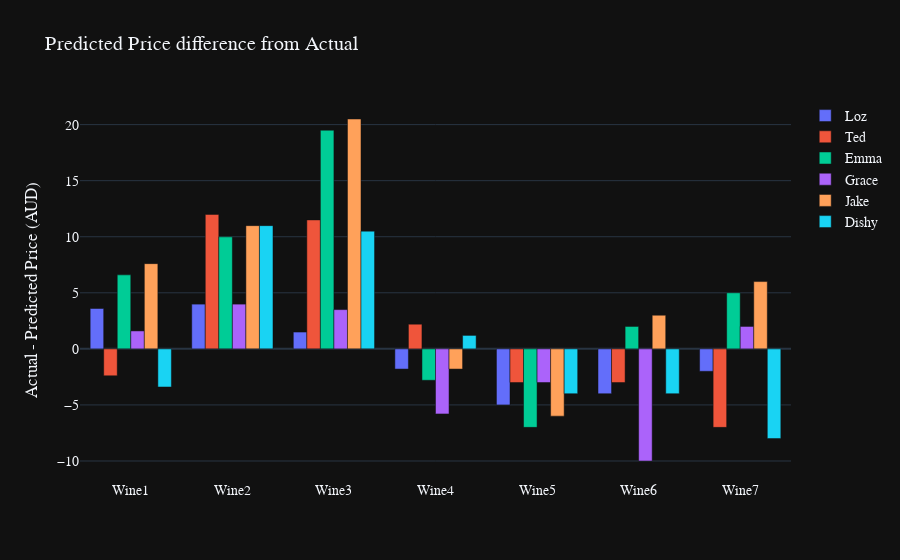

The code cell stored with this chart in its notebook:
### Code cell
x = list(wine_value.columns)
y0 = list(wine_value.iloc[0].values)
y1 = list(wine_value.iloc[1].values)
y2 = list(wine_value.iloc[2].values)
y3 = list(wine_value.iloc[3].values)
y4 = list(wine_value.iloc[4].values)
y5 = list(wine_value.iloc[5].values)

fig = go.Figure(data=[
    go.Bar(name='Loz', x=x, y=y0),
    go.Bar(name='Ted', x=x, y=y1),
    go.Bar(name='Emma', x=x, y=y2),
    go.Bar(name='Grace', x=x, y=y3),
    go.Bar(name='Jake', x=x, y=y4),
    go.Bar(name='Dishy', x=x, y=y5),
])
# Change the bar mode
fig.update_layout(title='Predicted Price difference from Actual',
                    barmode='group',
                  font = dict(family = "Arial", size=14),
                 yaxis=dict(
                    title='Actual - Predicted Price (AUD)')
                 )
fig = go.FigureWidget(fig)
fig.layout.template = 'plotly_dark'
fig.show()

### Figure 1 — Plotly figure (JSON) as saved in the notebook; plotly's stock layout.template omitted (floating-point values rounded to 4 significant figures)
{"data": [{"name": "Loz", "type": "bar", "uid": "5257d998-bfb4-43c4-b935-76ed177ab94d", "x": ["Wine1", "Wine2", "Wine3", "Wine4", "Wine5", "Wine6", "Wine7"], "y": [3.6, 3.99, 1.5, -1.8, -5, -4, -2]}, {"name": "Ted", "type": "bar", "uid": "8e4db435-2311-41a0-af47-eaccd5d48831", "x": ["Wine1", "Wine2", "Wine3", "Wine4", "Wine5", "Wine6", "Wine7"], "y": [-2.4, 11.99, 11.5, 2.2, -3, -3, -7]}, {"name": "Emma", "type": "bar", "uid": "bb53f145-91a9-4b9a-9c1f-98987b22d6c5", "x": ["Wine1", "Wine2", "Wine3", "Wine4", "Wine5", "Wine6", "Wine7"], "y": [6.6, 9.99, 19.5, -2.8, -7, 2, 5]}, {"name": "Grace", "type": "bar", "uid": "5d6db504-d4c8-4dda-a407-7456787ad856", "x": ["Wine1", "Wine2", "Wine3", "Wine4", "Wine5", "Wine6", "Wine7"], "y": [1.6, 3.99, 3.5, -5.8, -3, -10, 2]}, {"name": "Jake", "type": "bar", "uid": "d5f88b6a-b418-486f-acb4-d990439b044c", "x": ["Wine1", "Wine2", "Wine3", "Wine4", "Wine5", "Wine6", "Wine7"], "y": [7.6, 10.99, 20.5, -1.8, -6, 3, 6]}, {"name": "Dishy", "type": "bar", "uid": "2aab0cac-50cd-45f9-8046-4832f7b20baf", "x": ["Wine1", "Wine2", "Wine3", "Wine4", "Wine5", "Wine6", "Wine7"], "y": [-3.4, 10.99, 10.5, 1.2, -4, -4, -8]}], "layout": {"barmode": "group", "font": {"family": "Arial", "size": 14}, "title": {"text": "Predicted Price difference from Actual"}, "yaxis": {"title": {"text": "Actual - Predicted Price (AUD)"}}}}
